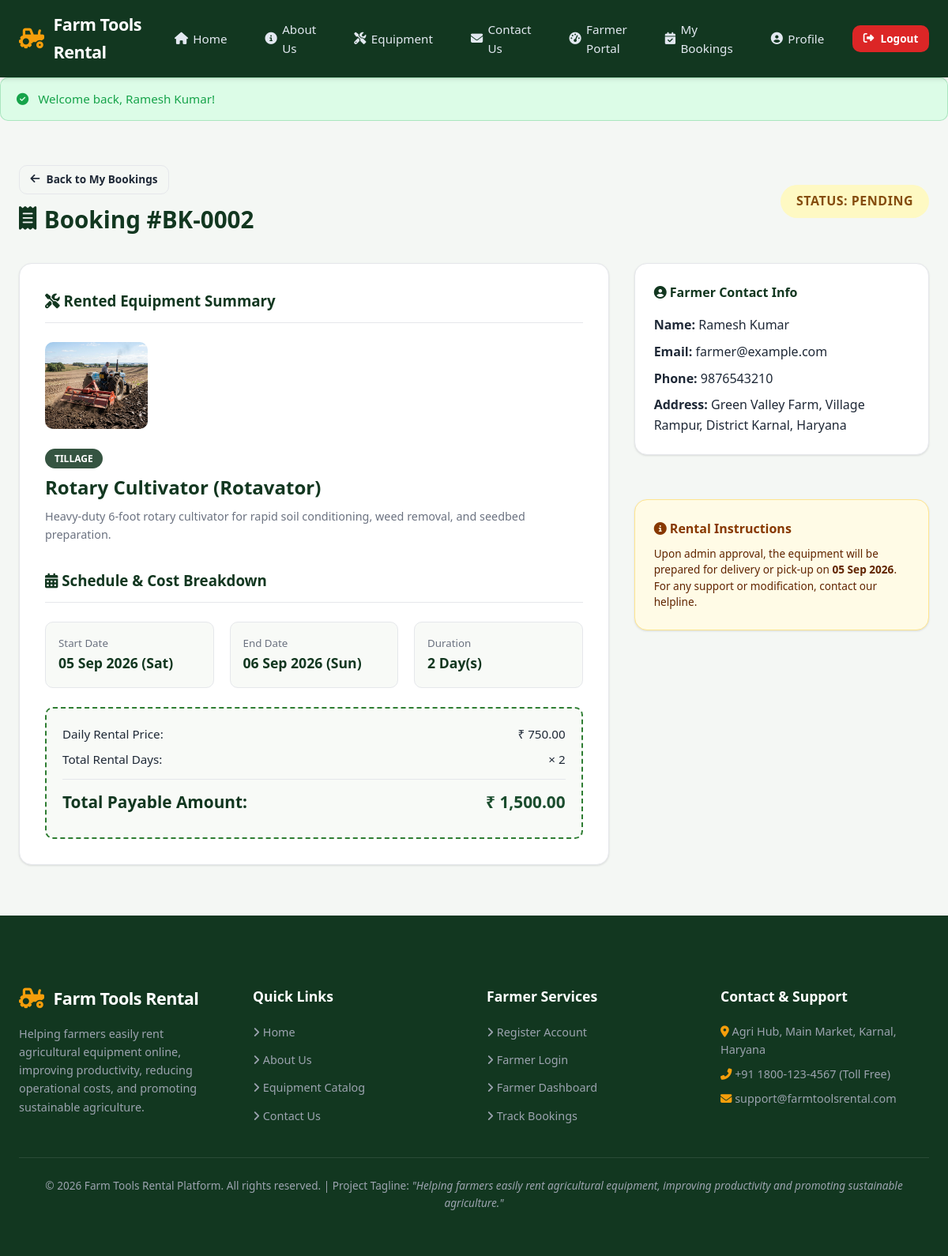
Screenshot of /farmer/booking_details.php?id=2 (signed in) with the database file from the repository.
### tables this page shows
CREATE TABLE `bookings` (
  `id` INT(11) NOT NULL AUTO_INCREMENT,
  `farmer_id` INT(11) NOT NULL,
  `equipment_id` INT(11) NOT NULL,
  `start_date` DATE NOT NULL,
  `end_date` DATE NOT NULL,
  `days` INT(11) NOT NULL,
  `total_amount` DECIMAL(10,2) NOT NULL,
  `status` ENUM('Pending','Approved','Rejected','Completed') NOT NULL DEFAULT 'Pending',
  `created_at` DATETIME DEFAULT CURRENT_TIMESTAMP,
  PRIMARY KEY (`id`),
  KEY `farmer_id` (`farmer_id`),
  KEY `equipment_id` (`equipment_id`),
  CONSTRAINT `fk_bookings_farmer` FOREIGN KEY (`farmer_id`) REFERENCES `farmers` (`id`) ON DELETE CASCADE,
  CONSTRAINT `fk_bookings_equipment` FOREIGN KEY (`equipment_id`) REFERENCES `equipment` (`id`) ON DELETE CASCADE
);

CREATE TABLE `equipment` (
  `id` INT(11) NOT NULL AUTO_INCREMENT,
  `name` VARCHAR(100) NOT NULL,
  `category` VARCHAR(50) NOT NULL,
  `description` TEXT NOT NULL,
  `price_per_day` DECIMAL(10,2) NOT NULL,
  `availability` ENUM('Available','Unavailable','Maintenance') NOT NULL DEFAULT 'Available',
  `image` VARCHAR(255) DEFAULT 'default_equipment.jpg',
  `created_at` DATETIME DEFAULT CURRENT_TIMESTAMP,
  PRIMARY KEY (`id`)
);

CREATE TABLE `farmers` (
  `id` INT(11) NOT NULL AUTO_INCREMENT,
  `name` VARCHAR(100) NOT NULL,
  `email` VARCHAR(100) NOT NULL UNIQUE,
  `phone` VARCHAR(20) NOT NULL,
  `address` TEXT NOT NULL,
  `password` VARCHAR(255) NOT NULL,
  `created_at` DATETIME DEFAULT CURRENT_TIMESTAMP,
  PRIMARY KEY (`id`)
);

### farmer/booking_details.php (the view, shortened to what this page needs)
<?php
require_once __DIR__ . '/../config/database.php';
require_once __DIR__ . '/../includes/auth.php';
$farmer_id = $_SESSION['farmer_id'];
$booking_id = isset($_GET['id']) ? intval($_GET['id']) : 0;
$booking = null;
try {
    $stmt = $conn->prepare("
        SELECT b.*, e.name AS equipment_name, e.category, e.description AS equipment_desc, e.image AS equipment_image, e.price_per_day,
               f.name AS farmer_name, f.email AS farmer_email, f.phone AS farmer_phone, f.address AS farmer_address
        FROM bookings b
        JOIN equipment e ON b.equipment_id = e.id
        JOIN farmers f ON b.farmer_id = f.id
        WHERE b.id = ? AND b.farmer_id = ?
    ");
    $stmt->execute([$booking_id, $farmer_id]);
    $booking = $stmt->fetch();
} catch (Exception $e) {
    $booking = null;
}
require_once __DIR__ . '/../includes/header.php';
?>
<div class="container">
  <div class="page-header" style="display: flex; justify-content: space-between; align-items: center; flex-wrap: wrap; gap: 1rem;">
    <div>
      <a href="bookings.php" class="btn btn-outline-dark btn-sm" style="margin-bottom: 0.5rem;"><i class="fas fa-arrow-left"></i> Back to My Bookings</a>
      <h1 class="page-title"><i class="fas fa-receipt"></i> Booking #BK-<?php echo str_pad($booking['id'], 4, '0', STR_PAD_LEFT); ?></h1>
    </div>
    <div>
      <?php
        $st = $booking['status'];
        $cls = strtolower($st);
        echo "<span class='status-pill status-{$cls}' style='font-size: 1rem; padding: 0.5rem 1.25rem;'>Status: {$st}</span>";
      ?>
    </div>
  </div>
  <div class="grid-3" style="grid-template-columns: 2fr 1fr; gap: 2rem;">
    <div class="table-card" style="padding: 2rem;">
      <h3 style="color: var(--primary-dark); border-bottom: 1px solid var(--border-color); padding-bottom: 0.75rem; margin-bottom: 1.5rem;">
        <i class="fas fa-tools"></i> Rented Equipment Summary
      </h3>
      <div style="display: flex; gap: 1.5rem; flex-wrap: wrap; margin-bottom: 1.5rem;">
        <img src="../images/equipment/<?php echo htmlspecialchars($booking['equipment_image']); ?>" alt="" style="width: 130px; height: 110px; border-radius: var(--radius-md); object-fit: cover;" onerror="this.src='../images/equipment/default_equipment.jpg'">
        <div>
          <span class="equipment-category-badge" style="position: static;"><?php echo htmlspecialchars($booking['category']); ?></span>
          <h2 style="font-size: 1.5rem; color: var(--primary-dark); margin: 0.35rem 0;"><?php echo htmlspecialchars($booking['equipment_name']); ?></h2>
          <p style="color: var(--text-muted); font-size: 0.9rem;"><?php echo htmlspecialchars($booking['equipment_desc']); ?></p>
        </div>
      </div>
      <h3 style="color: var(--primary-dark); border-bottom: 1px solid var(--border-color); padding-bottom: 0.75rem; margin-bottom: 1.5rem; margin-top: 2rem;">
        <i class="fas fa-calendar-alt"></i> Schedule &amp; Cost Breakdown
      </h3>
      <div style="display: grid; grid-template-columns: repeat(auto-fit, minmax(200px, 1fr)); gap: 1.25rem; margin-bottom: 1.5rem;">
        <div style="background: #f8faf7; padding: 1rem; border-radius: var(--radius-md); border: 1px solid var(--border-color);">
          <small style="color: var(--text-muted); display: block;">Start Date</small>
          <strong style="font-size: 1.1rem; color: var(--primary-dark);"><?php echo date('d M Y (D)', strtotime($booking['start_date'])); ?></strong>
        </div>
        <div style="background: #f8faf7; padding: 1rem; border-radius: var(--radius-md); border: 1px solid var(--border-color);">
          <small style="color: var(--text-muted); display: block;">End Date</small>
          <strong style="font-size: 1.1rem; color: var(--primary-dark);"><?php echo date('d M Y (D)', strtotime($booking['end_date'])); ?></strong>
        </div>
        <div style="background: #f8faf7; padding: 1rem; border-radius: var(--radius-md); border: 1px solid var(--border-color);">
          <small style="color: var(--text-muted); display: block;">Duration</small>
          <strong style="font-size: 1.1rem; color: var(--primary-dark);"><?php echo $booking['days']; ?> Day(s)</strong>
        </div>
      </div>
      <div class="booking-summary-box">
        <div class="summary-row">
          <span>Daily Rental Price:</span>
          <span>₹ <?php echo number_format($booking['price_per_day'], 2); ?></span>
        </div>
        <div class="summary-row">
          <span>Total Rental Days:</span>
          <span>&times; <?php echo $booking['days']; ?></span>
        </div>
        <div class="summary-row summary-total">
          <span>Total Payable Amount:</span>
          <span style="color: var(--primary);">₹ <?php echo number_format($booking['total_amount'], 2); ?></span>
        </div>
      </div>
    </div>
    <div style="display: flex; flex-direction: column; gap: 1.5rem;">
      <div class="table-card" style="padding: 1.5rem;">
        <h4 style="color: var(--primary-dark); margin-bottom: 1rem;"><i class="fas fa-user-circle"></i> Farmer Contact Info</h4>
        <p style="margin-bottom: 0.5rem;"><strong>Name:</strong> <?php echo htmlspecialchars($booking['farmer_name']); ?></p>
        <p style="margin-bottom: 0.5rem;"><strong>Email:</strong> <?php echo htmlspecialchars($booking['farmer_email']); ?></p>
        <p style="margin-bottom: 0.5rem;"><strong>Phone:</strong> <?php echo htmlspecialchars($booking['farmer_phone']); ?></p>
        <p><strong>Address:</strong> <?php echo htmlspecialchars($booking['farmer_address']); ?></p>
      </div>
      <div class="table-card" style="padding: 1.5rem; background: #fffbe6; border-color: #ffe58f;">
        <h4 style="color: #873800; margin-bottom: 0.5rem;"><i class="fas fa-info-circle"></i> Rental Instructions</h4>
        <p style="font-size: 0.85rem; color: #612500; line-height: 1.5;">
          Upon admin approval, the equipment will be prepared for delivery or pick-up on <strong><?php echo date('d M Y', strtotime($booking['start_date'])); ?></strong>. For any support or modification, contact our helpline.
        </p>
      </div>
    </div>
  </div>
</div>
<?php require_once __DIR__ . '/../includes/footer.php'; ?>

### css/style.css (style rules this page uses)
:root { --primary: #1b4d2e; --primary-dark: #123720; --primary-light: #2e7d32; --accent: #d97706; --accent-gold: #f59e0b; --accent-light: #fef3c7; --bg-main: #f4f7f4; --bg-card: #ffffff; --text-main: #1f2937; --text-muted: #6b7280; --text-light: #9ca3af; --border-color: #e5e7eb; --border-focus: #1b4d2e; --success: #16a34a; --success-bg: #dcfce7; --warning: #eab308; --warning-bg: #fef9c3; --danger: #dc2626; --danger-bg: #fee2e2; --info: #2563eb; --info-bg: #dbeafe; --shadow-sm: 0 1px 3px rgba(0,0,0,0.08), 0 1px 2px rgba(0,0,0,0.04); --shadow-md: 0 4px 6px -1px rgba(0,0,0,0.08), 0 2px 4px -1px rgba(0,0,0,0.04); --shadow-lg: 0 10px 15px -3px rgba(0,0,0,0.1), 0 4px 6px -2px rgba(0,0,0,0.05); --radius-sm: 6px; --radius-md: 10px; --radius-lg: 16px; --transition: all 0.25s ease-in-out; }
* { margin: 0; padding: 0; box-sizing: border-box; }
body { font-family: 'Segoe UI', system-ui, -apple-system, BlinkMacSystemFont, Roboto, sans-serif; background-color: var(--bg-main); color: var(--text-main); line-height: 1.6; min-height: 100vh; display: flex; flex-direction: column; }
a { color: var(--primary); text-decoration: none; transition: var(--transition); }
.btn { display: inline-flex; align-items: center; justify-content: center; gap: 0.5rem; padding: 0.6rem 1.25rem; font-size: 0.95rem; font-weight: 600; border-radius: var(--radius-md); border: none; cursor: pointer; transition: var(--transition); text-align: center; }
.btn-outline-dark { background: transparent; border: 1px solid var(--border-color); color: var(--text-main); }
.btn-sm { padding: 0.4rem 0.85rem; font-size: 0.85rem; }
.container { max-width: 1200px; margin: 0 auto; padding: 2rem 1.5rem; }
.page-header { margin-bottom: 2rem; }
.page-title { font-size: 1.85rem; color: var(--primary-dark); font-weight: 700; display: flex; align-items: center; gap: 0.6rem; }
.grid-3 { display: grid; grid-template-columns: repeat(auto-fit, minmax(320px, 1fr)); gap: 1.75rem; }
.equipment-category-badge { position: absolute; top: 1rem; left: 1rem; background: rgba(18, 55, 32, 0.85); backdrop-filter: blur(4px); color: #ffffff; font-size: 0.75rem; font-weight: 600; padding: 0.25rem 0.75rem; border-radius: 50px; text-transform: uppercase; }
.table-card { background: var(--bg-card); border-radius: var(--radius-lg); box-shadow: var(--shadow-sm); border: 1px solid var(--border-color); overflow: hidden; margin-bottom: 2rem; }
.status-pill { display: inline-block; padding: 0.25rem 0.75rem; border-radius: 50px; font-size: 0.78rem; font-weight: 700; text-transform: uppercase; letter-spacing: 0.5px; }
.status-pending { background: var(--warning-bg); color: #854d0e; }
.booking-summary-box { background: #f8faf7; border: 2px dashed var(--primary-light); border-radius: var(--radius-md); padding: 1.25rem; margin-top: 1.25rem; }
.summary-row { display: flex; justify-content: space-between; margin-bottom: 0.5rem; font-size: 0.95rem; }
.summary-total { font-weight: 800; font-size: 1.3rem; color: var(--primary-dark); border-top: 1px solid var(--border-color); padding-top: 0.75rem; margin-top: 0.75rem; }

### rows the page displays
bookings: id "0002", status "PENDING", equipment.image (picture), equipment.category "TILLAGE", equipment.name "Rotary Cultivator (Rotavator)", equipment.description "Heavy-duty 6-foot rotary cultivator for rapid soil conditioning, weed removal, and seedbed preparation.", start_date "05 Sep 2026 (Sat)", end_date "06 Sep 2026 (Sun)", days "2", equipment.price_per_day "750.00", total_amount "1,500.00", farmer.name "Ramesh Kumar", farmer.email "farmer@example.com", farmer.phone "9876543210", farmer.address "Green Valley Farm, Village Rampur, District Karnal, Haryana", start_date "05 Sep 2026"

### other values shown
$_SESSION['flash_success'] "Welcome back, Ramesh Kumar!"
